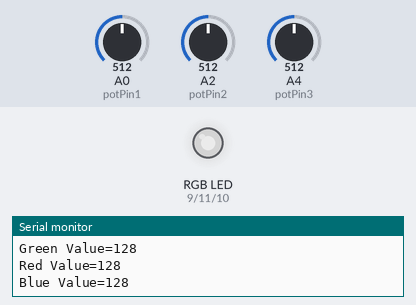
Bench run of a sketch on a simulated Arduino Uno, built with avr-gcc and run on an emulated ATmega328P. Shown: an RGB LED mixed from three pins (HIGH = lit), the last lines printed to the serial monitor. The test bench sets the inputs (shaded band); at power-on: A0 (potPin1) = 512, A2 (potPin2) = 512, A4 (potPin3) = 512. Dim RGB values are drawn brighter than linear.

Above: at 1.2 s.
1.3 s: A0 (potPin1) set to 42
At 2.3 s:
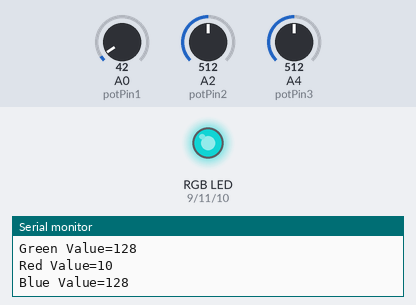
2.8 s: A0 (potPin1) set to 36
At 3.4 s:
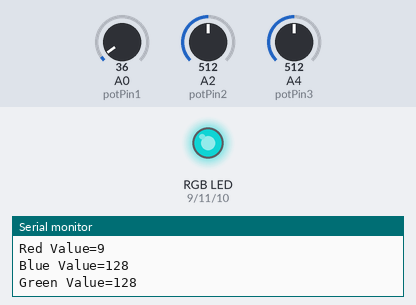
4.3 s: A2 (potPin2) set to 410
At 5.6 s:
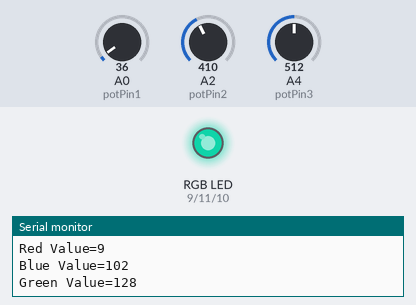
7.3 s: A2 (potPin2) set to 391
At 7.7 s:
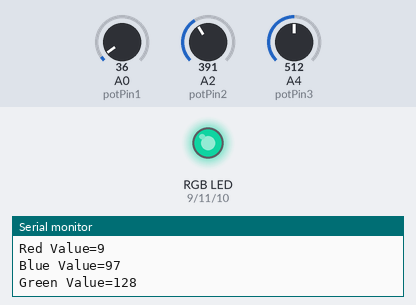
8.8 s: A4 (potPin3) set to 409
At 9.9 s:
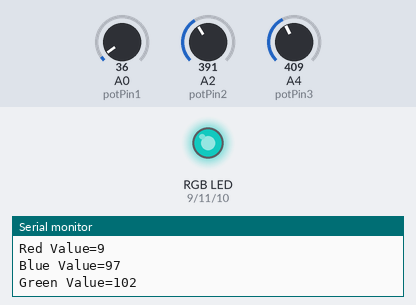
11.8 s: A4 (potPin3) set to 383
At 12.9 s:
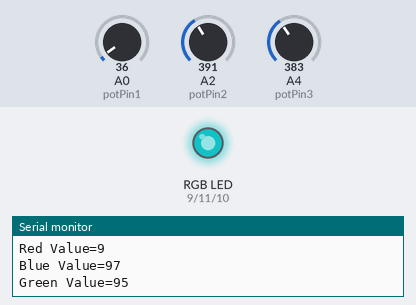
Timing chart, 0 to 14.8 s (numbered marks = the images above; inputs shaded):
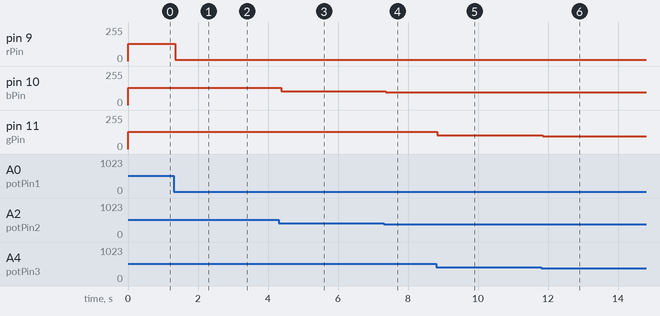

The sketch:

RGB_led.ino
```cpp
int potPin1 = A0;
int potPin2=A2;
int potPin3=A4;
int rPin =9;
int bPin=10;
int gPin=11;

void setup() {
  pinMode(rPin, OUTPUT);
  pinMode(bPin,OUTPUT);
  pinMode(gPin,OUTPUT);
  Serial.begin(9600);
}

void loop() {
 int potVal1 = analogRead(potPin1);
 Serial.print("Red Value=");
 Serial.print(potVal1 /4);
 Serial.print("\n");
  int potVal2=analogRead(potPin2);
  Serial.print("Blue Value=");
 Serial.print(potVal2 /4);
 Serial.print("\n");
  int potVal3=analogRead(potPin3);
  Serial.print("Green Value=");
 Serial.print(potVal3 /4);
 Serial.print("\n");
 Serial.println();

   analogWrite(rPin,potVal1 /4);
   analogWrite(bPin,potVal2 /4);
   analogWrite(gPin,potVal3 /4);
}
```

Measured:
- after the input at 1.3 s, pin 9 (rPin): 128/255 → 10/255 after 0.05 s
- after the input at 2.8 s, pin 9 (rPin): 10/255 → 9/255 after 0.08 s
- after the input at 4.3 s, pin 10 (bPin): 128/255 → 102/255 after 0.08 s
- after the input at 7.3 s, pin 10 (bPin): 102/255 → 97/255 after 0.07 s
- after the input at 8.8 s, pin 11 (gPin): 128/255 → 102/255 at once
- after the input at 11.8 s, pin 11 (gPin): 102/255 → 95/255 after 0.05 s
